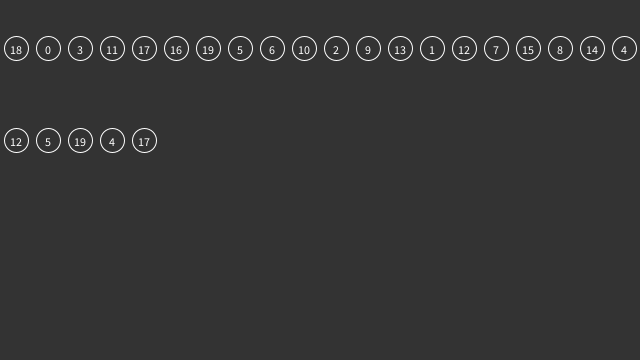
Frame 1 (no input)
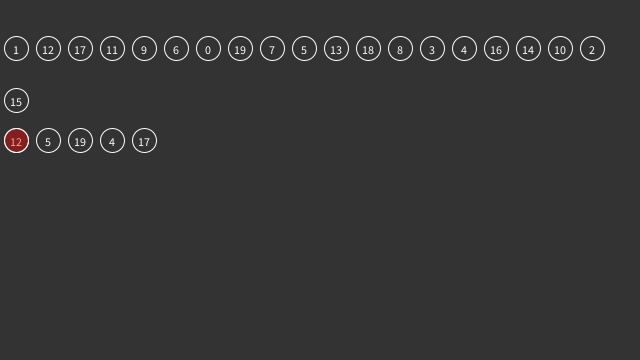
Frame 60 (the mouse pressed at the canvas centre just before this capture)
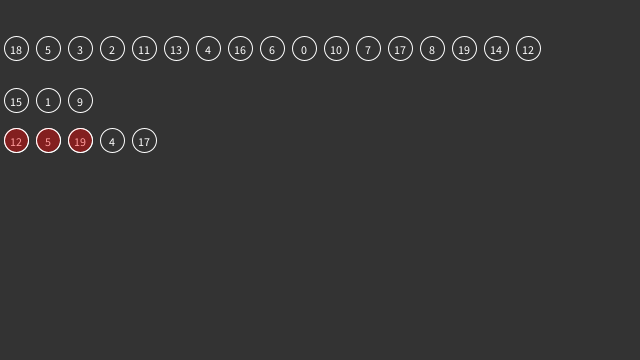
Frame 120 (the mouse held since frame 60 and released just before this capture)

The Processing sketch that drew these frames (run headless with seeded random() and noise(); from frame 60 on, the mouse is pressed at the canvas centre):

// Processing sketch: IntListLottery
// ── IntListLottery.pde
/**
 * IntList Lottery example
 * by Daniel Shiffman.  
 * 
 * This example demonstrates an IntList can be used to store a list of numbers.
 * While an array of integers serves a similar purpose it is of fixed size.  The
 * An IntList can easily have values added or deleted and it can also be 
 * shuffled and sorted.  For lists of floats or Strings, you can use FloatList
 * and StringList.  For lists of objects, use ArrayList.
 *
 * In this example, three lists of integers are created.  One is a pool of numbers
 * that is shuffled and picked randomly from.  One is the list of "picked" numbers.
 * And one is a lottery "ticket" which includes 5 numbers that are trying to be matched.
 */
 
// Three lists of integers
IntList lottery;
IntList results;
IntList ticket;

void setup() {
  size(640, 360);
  frameRate(30);
  // Create empy lists
  lottery = new IntList();
  results = new IntList();
  ticket  = new IntList();
  
  
  // Add 20 integers in order to the lottery list
  for (int i = 0; i < 20; i++) {
    lottery.append(i);
  }
  
  // Pick five numbers from the lottery list to go into the Ticket list
  for (int i = 0; i < 5; i++) {
    int index = int(random(lottery.size()));
    ticket.append(lottery.get(index));
  }
}

void draw() {
  background(51);
  
  // The shuffle() method randomly shuffles the order of the values in the list
  lottery.shuffle();
  
  // Call a method that will display the integers in the list at an x,y location
  showList(lottery, 16, 48);
  showList(results, 16, 100);
  showList(ticket, 16, 140);
  
  
  // This loop checks if the picked numbers (results)
  // match the ticket numbers
  for (int i = 0; i < results.size(); i++) {
    // Are the integers equal?
    if (results.get(i) == ticket.get(i)) {
      fill(0, 255, 0, 100);  // if so green
    } else {
      fill(255, 0, 0, 100);  // if not red
    }
    ellipse(16+i*32, 140, 24, 24);
  }
  
  
  // One every 30 frames we pick a new lottery number to go in results
  if (frameCount % 30 == 0) {
    if (results.size() < 5) {
      // Get the first value in the lottery list
      int val = lottery.get(0);
      // Remove it from the lottery list
      lottery.remove(0);
      // Put it in the results
      results.append(val);
    } else {
      // Ok we picked five numbers, let's reset
      for (int i = 0; i < results.size(); i++) {
        // Put the picked results back into the lottery
        lottery.append(results.get(i));
      }
      // Clear the results and start over
      results.clear();
    }
  }
}

// Draw a list of numbers starting at an x,y location
void showList(IntList list, float x, float y) {
  for (int i = 0; i < list.size(); i++) {
    // Use get() to pull a value from the list at the specified index
    int val = list.get(i);
    stroke(255);
    noFill();
    ellipse(x+i*32, y, 24, 24);
    textAlign(CENTER);
    fill(255);
    text(val, x+i*32, y+6);
  }
}
